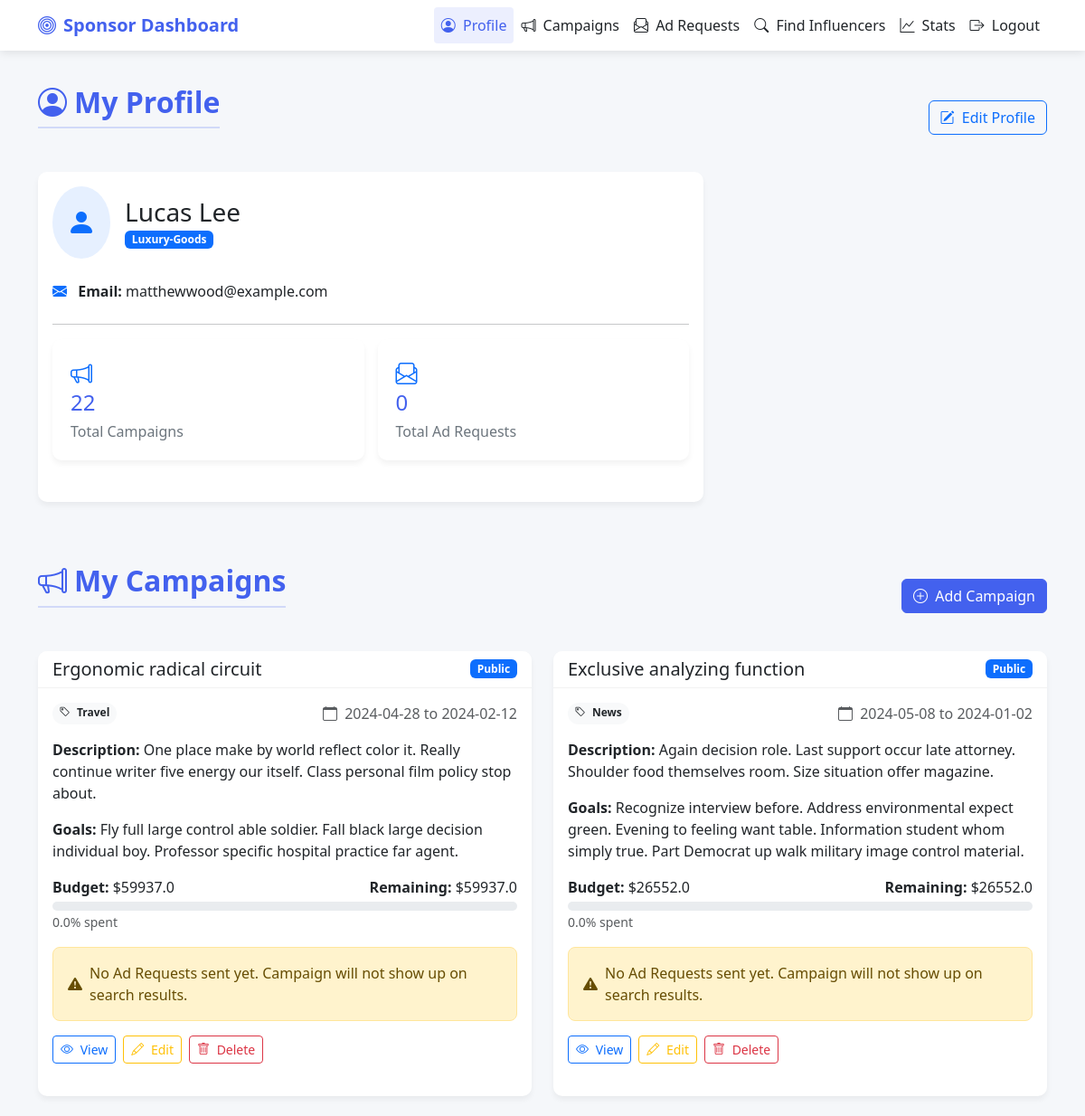
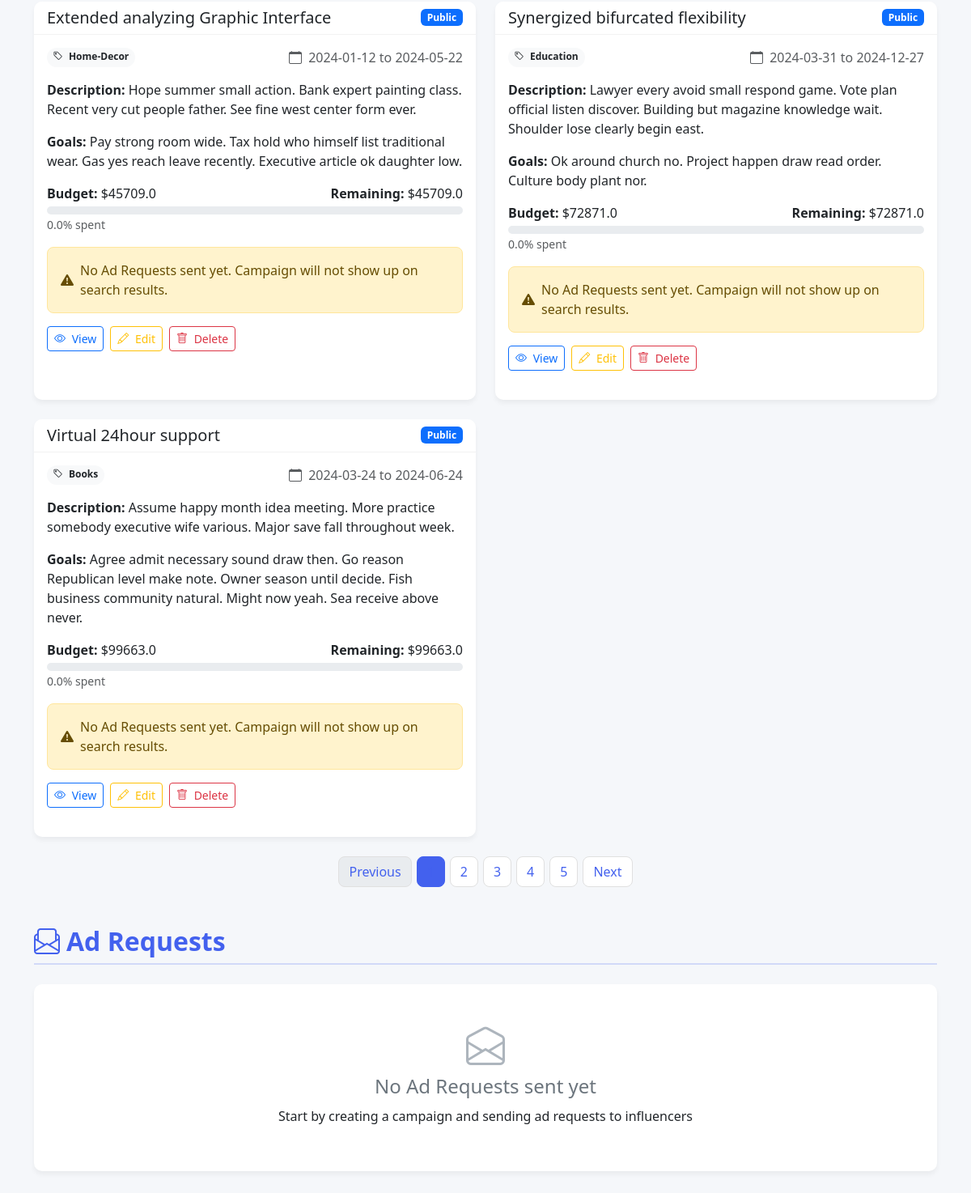
/sponsor/ (signed in), run on the app's committed database (2 pictures, top to bottom).
### components/models.py (models this page shows)
class User(db.Model, UserMixin):
    __tablename__ = "user"
    id = db.Column(db.Integer, primary_key=True, unique = True, nullable=False)
    role = db.Column(db.String, nullable=False)
    name = db.Column(db.String, nullable=False)
    email = db.Column(db.String, nullable=False, unique = True)
    password = db.Column(db.String, nullable=False)
    industry = db.Column(db.String)
    category = db.Column(db.String)
    reach = db.Column(db.Float)
    created_on = db.Column(db.Date, nullable=False)
    campaigns = db.relationship('Campaign', back_populates = 'sponsor')
    ad_requests = db.relationship('Ad_request', back_populates = 'influencer')

class Campaign(db.Model):
    __tablename__ = "campaign"
    id = db.Column(db.Integer, primary_key=True, unique = True, nullable=False)
    sponsor_id = db.Column(db.Integer, db.ForeignKey('user.id'), nullable=False)
    sponsor = db.relationship('User', back_populates = 'campaigns', uselist=False)
    name = db.Column(db.String, nullable=False)
    description = db.Column(db.String, nullable=False)
    goals = db.Column(db.String, nullable=False)
    category = db.Column(db.String, nullable=False)
    budget = db.Column(db.Float, nullable=False)
    remaining = db.Column(db.Float, nullable=False)
    visibility = db.Column(db.String, nullable=False)
    start_date = db.Column(db.Date, nullable=False)
    end_date = db.Column(db.Date, nullable=False)
    created_on = db.Column(db.Date, nullable=False)
    ad_requests = db.relationship('Ad_request', back_populates = 'campaign')

### app.py (the view, shortened to what this page needs)
@app.route('/sponsor/', methods=['GET', 'POST'])
@login_required
def sponsor_dashboard():
    sponsor = current_user
    form_id = request.form.get('form_id')
    page_campaign = request.args.get('page_campaign', 1, type=int)
    page_ad_request = request.args.get('page_ad_request', 1, type=int)
    error = request.args.get('error', '')
    campaigns = get_sponsor_campaigns(sponsor.id, page_campaign)
    campaign_id = [campaign.id for campaign in sponsor.campaigns]
    ad_requests = get_campaign_ad_requests(campaign_id, page_ad_request)
    flag = get_flag(sponsor.id, sponsor.role)
    if request.method == 'GET':
        return render_template('sponsor_dashboard.html', sponsor=sponsor, campaigns=campaigns, ad_requests=ad_requests, error=error, flag=flag)
    elif request.method == 'POST' and form_id == 'delete_campaign':
        campaign = id_check(request, "Campaign", "sponsor_dashboard")
        for ad_request in campaign.ad_requests:
            delete_ad_request(ad_request.id)
        delete_campaign(campaign.id)
        return redirect(url_for('sponsor_dashboard', error="Campaign and all associated ad requests deleted successfully"))
    elif request.method == 'POST' and form_id == 'withdraw_ad':
        ad_request = id_check(request, "Ad request", "sponsor_dashboard")
        delete_ad_request(ad_request.id)
        return redirect(url_for('sponsor_dashboard', error="Ad request deleted successfully"))

### templates/sponsor_dashboard.html (shortened to what this page needs)
<!DOCTYPE HTML>
<html lang="en">
<head>
    <link href="https://cdn.jsdelivr.net/npm/bootstrap@5.3.3/dist/css/bootstrap.min.css" rel="stylesheet">
    <link rel="stylesheet" href="https://cdn.jsdelivr.net/npm/bootstrap-icons@1.11.1/font/bootstrap-icons.css">
</head>
<body>
<nav class="navbar navbar-expand-lg navbar-light fixed-top">
    <div class="container">
        <a class="navbar-brand" href="#">
            <i class="bi bi-bullseye me-2"></i>Sponsor Dashboard
        </a>
        <div class="collapse navbar-collapse" id="navbarSupportedContent">
            <ul class="navbar-nav ms-auto mb-2 mb-lg-0">
                <li class="nav-item">
                    <a class="nav-link active" href="#Profile">
                        <i class="bi bi-person-circle me-1"></i> Profile
                    </a>
                </li>
                <li class="nav-item">
                    <a class="nav-link" href="#Campaigns">
                        <i class="bi bi-megaphone me-1"></i> Campaigns
                    </a>
                </li>
                <li class="nav-item">
                    <a class="nav-link" href="#Ad_Requests">
                        <i class="bi bi-envelope-paper me-1"></i> Ad Requests
                    </a>
                </li>
                <li class="nav-item">
                    {% if flag %}
                    <a class="nav-link disabled">
                        <i class="bi bi-search me-1"></i> Find Influencers
                    </a>
                    {% else %}
                    <a class="nav-link" href="{{ url_for('search') }}">
                        <i class="bi bi-search me-1"></i> Find Influencers
                    </a>
                    {% endif %}
                </li>
                <li class="nav-item">
                    {% if flag %}
                    <a class="nav-link disabled">
                        <i class="bi bi-graph-up me-1"></i> Stats
                    </a>
                    {% else %}
                    <a class="nav-link" href="{{ url_for('stats') }}">
                        <i class="bi bi-graph-up me-1"></i> Stats
                    </a>
                    {% endif %}
                </li>
                <li class="nav-item">
                    <a class="nav-link" href="{{ url_for('logout') }}">
                        <i class="bi bi-box-arrow-right me-1"></i> Logout
                    </a>
                </li>
            </ul>
        </div>
    </div>
</nav>
<div class="container py-4">
    <div id="Profile" class="mb-5">
        <div class="d-flex justify-content-between align-items-center mb-4">
            <h2 class="section-title">
                <i class="bi bi-person-circle me-2"></i>My Profile
            </h2>
            <button type="button" class="btn btn-outline-primary" data-bs-toggle="modal" data-bs-target="#editProfileModal">
                <i class="bi bi-pencil-square me-1"></i> Edit Profile
            </button>
        </div>
        <div class="row">
            <div class="col-md-8">
                <div class="card">
                    <div class="card-body">
                        <div class="d-flex align-items-center mb-4">
                            <div class="bg-primary bg-opacity-10 p-3 rounded-circle me-3">
                                <i class="bi bi-person-fill text-primary" style="font-size: 2rem;"></i>
                            </div>
                            <div>
                                <h3 class="mb-0">{{ sponsor.name }}</h3>
                                <span class="badge bg-primary">{{ sponsor.industry }}</span>
                            </div>
                        </div>
                        <div class="row mb-3">
                            <div class="col-md-6">
                                <p class="mb-2"><i class="bi bi-envelope-fill me-2 text-primary"></i> <strong>Email:</strong> {{ sponsor.email }}</p>
                            </div>
                        </div>
                        <hr>
                        <div class="dashboard-stats">
                            <div class="stat-card">
                                <i class="bi bi-megaphone text-primary mb-2" style="font-size: 1.5rem;"></i>
                                <h3>{{ campaigns.total }}</h3>
                                <p>Total Campaigns</p>
                            </div>
                            <div class="stat-card">
                                <i class="bi bi-envelope-paper text-primary mb-2" style="font-size: 1.5rem;"></i>
                                <h3>{{ ad_requests.total }}</h3>
                                <p>Total Ad Requests</p>
                            </div>
                        </div>
                    </div>
                </div>
            </div>
        </div>
    </div>
    {% if not flag %}
    <div id="Campaigns" class="mb-5">
        <div class="d-flex justify-content-between align-items-center mb-4">
            <h2 class="section-title">
                <i class="bi bi-megaphone me-2"></i>My Campaigns
            </h2>
            <button type="button" class="btn btn-primary" data-bs-toggle="modal" data-bs-target="#addCampaign">
                <i class="bi bi-plus-circle me-1"></i> Add Campaign
            </button>
        </div>
        {% if campaigns.items | length == 0 %}
        <div class="empty-state">
            <i class="bi bi-megaphone"></i>
            <h4>No campaigns published yet</h4>
            <p>Get started by creating your first campaign</p>
            <button type="button" class="btn btn-primary" data-bs-toggle="modal" data-bs-target="#addCampaign">
                <i class="bi bi-plus-circle me-1"></i> Create Campaign
            </button>
        </div>
        {% else %}
        <div class="row row-cols-1 row-cols-md-2 g-4">
            {% for campaign in campaigns.items %}
            <div class="col">
                <div class="card h-100">
                    <div class="card-header d-flex justify-content-between align-items-center">
                        <h5 class="mb-0">{{ campaign.name }}</h5>
                        <span class="badge bg-{% if campaign.visibility == 'Public' %}primary{% else %}secondary{% endif %}">
                                    {{ campaign.visibility }}
                                </span>
                    </div>
                    <div class="card-body">
                        <div class="d-flex justify-content-between mb-3">
                                    <span class="badge rounded-pill bg-light text-dark">
                                        <i class="bi bi-tag me-1"></i> {{ campaign.category }}
                                    </span>
                            <span class="text-muted">
                                        <i class="bi bi-calendar me-1"></i> {{ campaign.start_date }} to {{ campaign.end_date }}
                                    </span>
                        </div>
                        <p class="card-text"><strong>Description:</strong> {{ campaign.description }}</p>
                        <p class="card-text"><strong>Goals:</strong> {{ campaign.goals }}</p>
                        <div class="mb-3">
                            <div class="d-flex justify-content-between mb-1">
                                <span><strong>Budget:</strong> ${{ campaign.budget }}</span>
                                <span><strong>Remaining:</strong> ${{ campaign.remaining }}</span>
                            </div>
                            <div class="progress">
                            </div>
                            <small class="text-muted">{{ ((campaign.budget - campaign.remaining)/campaign.budget * 100)|round(2) }}% spent</small>
                        </div>
                        {% if campaign.ad_requests | length == 0 %}
                        <div class="alert alert-warning d-flex align-items-center" role="alert">
                            <i class="bi bi-exclamation-triangle-fill me-2"></i>
                            <div>
                                No Ad Requests sent yet. Campaign will not show up on search results.
                            </div>
                        </div>
                        {% endif %}
                        <div class="d-flex gap-2">
                            <a href="/campaign/{{ campaign.id }}" class="btn btn-outline-primary btn-sm">
                                <i class="bi bi-eye me-1"></i> View
                            </a>
                            <button type="button" class="btn btn-outline-warning btn-sm" data-bs-toggle="modal" data-bs-target="#editCampaign{{ campaign.id }}">
                                <i class="bi bi-pencil me-1"></i> Edit
                            </button>
                            <button type="button" class="btn btn-outline-danger btn-sm" data-bs-toggle="modal" data-bs-target="#deleteCampaign{{ campaign.id }}">
                                <i class="bi bi-trash me-1"></i> Delete
                            </button>
                        </div>
                    </div>
                </div>
            </div>
            {% endfor %}
        </div>
        <nav aria-label="Campaigns pagination" class="mt-4">
            <ul class="pagination justify-content-center">
                {% if campaigns.has_prev %}
                <li class="page-item">
                    <a class="page-link" href="/sponsor?page_campaign={{ campaigns.prev_num }}">Previous</a>
                </li>
                {% else %}
                <li class="page-item disabled"><span class="page-link">Previous</span></li>
                {% endif %}
                {% for page_num in campaigns.iter_pages() %}
                {% if page_num %}
                {% if page_num != campaigns.page %}
                <li class="page-item"><a class="page-link" href="/sponsor?page_campaign={{ page_num }}">{{ page_num }}</a></li>
                {% else %}
                <li class="page-item active"><span class="page-link">{{ page_num }}</span></li>
                {% endif %}
                {% else %}
                <li class="page-item disabled"><span class="page-link">...</span></li>
                {% endif %}
                {% endfor %}
                {% if campaigns.has_next %}
                <li class="page-item">
                    <a class="page-link" href="/sponsor?page_campaign={{ campaigns.next_num }}">Next</a>
                </li>
                {% else %}
                <li class="page-item disabled"><span class="page-link">Next</span></li>
                {% endif %}
            </ul>
        </nav>
        {% endif %}
    </div>
    <div id="Ad_Requests" class="mb-5">
        <h2 class="section-title mb-4">
            <i class="bi bi-envelope-paper me-2"></i>Ad Requests
        </h2>
        {% if ad_requests.items | length == 0 %}
        <div class="empty-state">
            <i class="bi bi-envelope-open"></i>
            <h4>No Ad Requests sent yet</h4>
            <p>Start by creating a campaign and sending ad requests to influencers</p>
        </div>
        {% endif %}
    </div>
    {% endif %}
</div>
</body>
</html>

### data on the page
User: name "Lucas Lee", industry "Luxury-Goods", email "matthewwood@example.com"
Campaign: name "Ergonomic radical circuit", visibility "Public", category "Travel", start_date "2024-04-28", end_date "2024-02-12", description "One place make by world reflect color it. Really continue writer five energy our itself. Class personal film policy stop about.", goals "Fly full large control able soldier. Fall black large decision individual boy. Professor specific hospital practice far agent.", budget "59937.0", remaining "59937.0", budget+remaining "0.0"
Campaign: name "Exclusive analyzing function", visibility "Public", category "News", start_date "2024-05-08", end_date "2024-01-02", description "Again decision role. Last support occur late attorney. Shoulder food themselves room. Size situation offer magazine.", goals "Recognize interview before. Address environmental expect green. Evening to feeling want table. Information student whom simply true. Part Democrat up walk military image control material.", budget "26552.0", remaining "26552.0", budget+remaining "0.0"
Campaign: name "Extended analyzing Graphic Interface", visibility "Public", category "Home-Decor", start_date "2024-01-12", end_date "2024-05-22", description "Hope summer small action. Bank expert painting class. Recent very cut people father. See fine west center form ever.", goals "Pay strong room wide. Tax hold who himself list traditional wear. Gas yes reach leave recently. Executive article ok daughter low.", budget "45709.0", remaining "45709.0", budget+remaining "0.0"
Campaign: name "Synergized bifurcated flexibility", visibility "Public", category "Education", start_date "2024-03-31", end_date "2024-12-27", description "Lawyer every avoid small respond game. Vote plan official listen discover. Building but magazine knowledge wait. Shoulder lose clearly begin east.", goals "Ok around church no. Project happen draw read order. Culture body plant nor.", budget "72871.0", remaining "72871.0", budget+remaining "0.0"
Campaign: name "Virtual 24hour support", visibility "Public", category "Books", start_date "2024-03-24", end_date "2024-06-24", description "Assume happy month idea meeting. More practice somebody executive wife various. Major save fall throughout week.", goals "Agree admit necessary sound draw then. Go reason Republican level make note. Owner season until decide. Fish business community natural. Might now yeah. Sea receive above never.", budget "99663.0", remaining "99663.0", budget+remaining "0.0"

### other printed values
{{ campaigns.total }} "22"
{{ ad_requests.total }} "0"
{{ page_num }} "2" "3" "4" "5"
